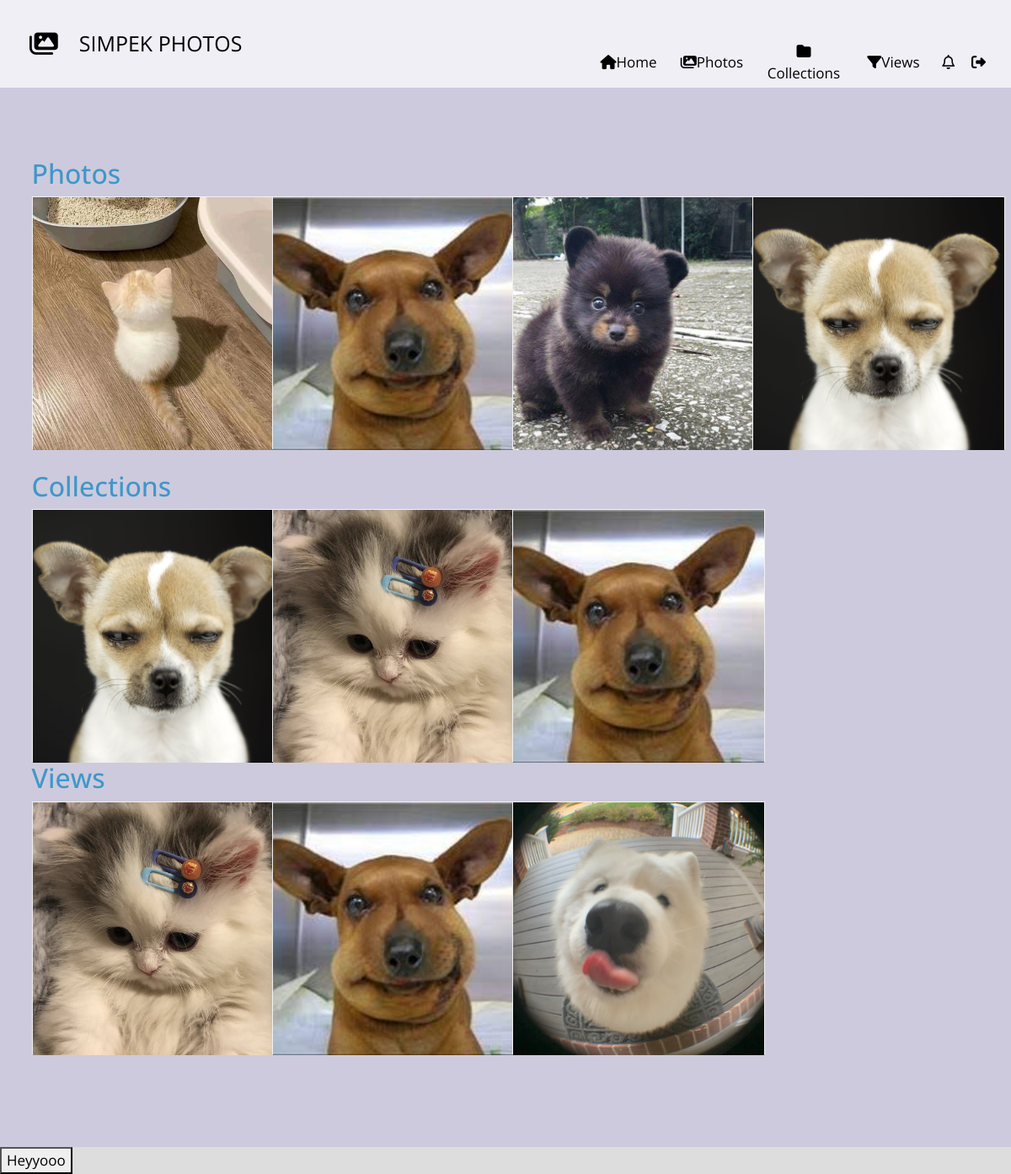
The page /shared-photo-library/ (signed in) on the database as committed earlier.
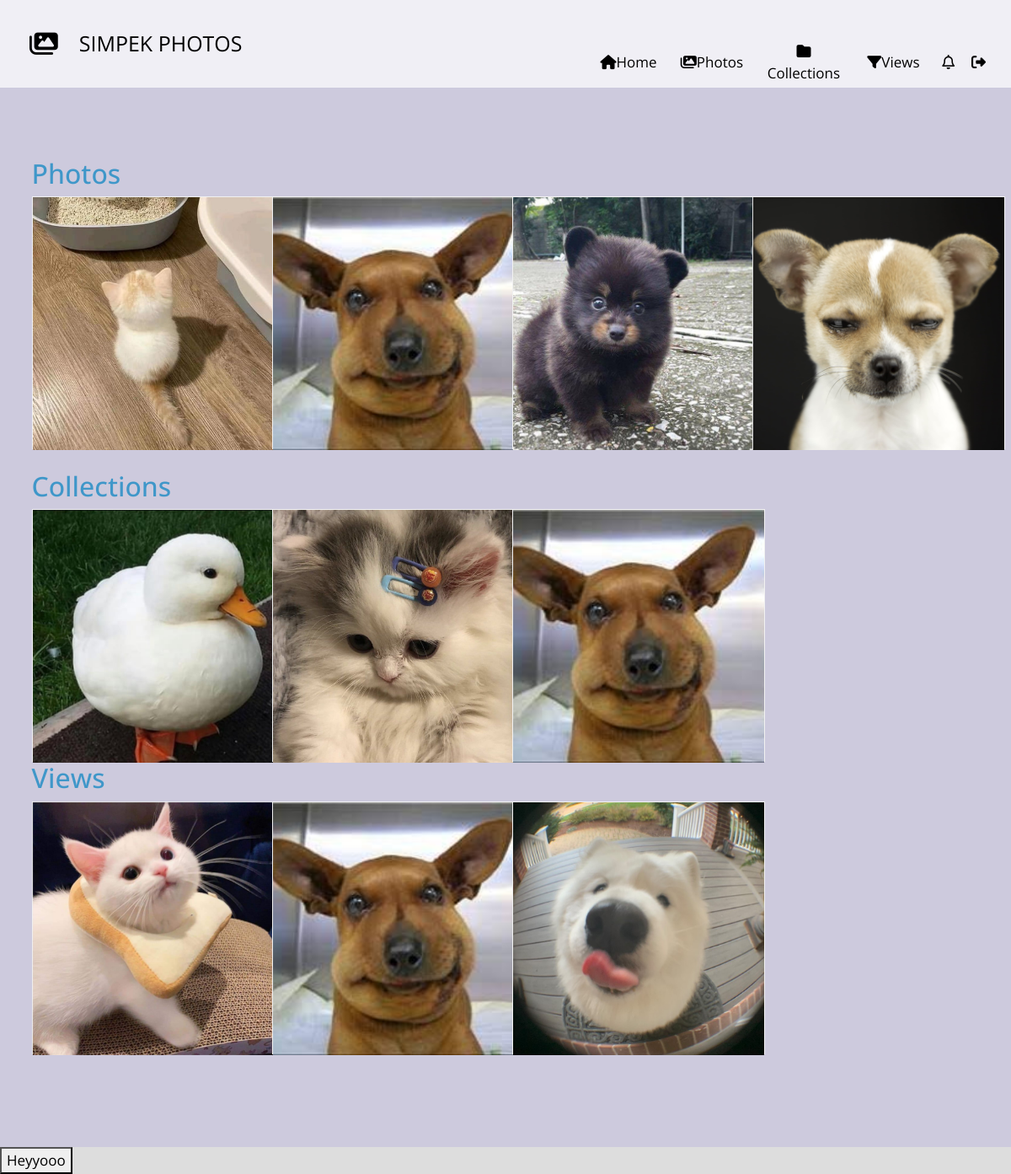
The same page on the database as committed later.
### shared_photo_library/models.py (models this page shows, shortened)
class Collection(models.Model):
    owner = models.ForeignKey(User, on_delete=models.CASCADE, related_name='col_owner')
    collection_name = models.CharField(max_length=100)
    shared_users = models.ManyToManyField(User, related_name='shared_collections')
    cover = models.ImageField(default='empty_col.jpg')
    created_date = models.DateTimeField(default=timezone.now)
    photos = models.ManyToManyField(Photo, related_name='col_photos')

class FilterView(models.Model):
    owner = models.ForeignKey(User, on_delete=models.CASCADE, related_name='view_owner')
    collection = models.ForeignKey(Collection, on_delete=models.CASCADE, related_name='attached_to')
    view_name = models.CharField(max_length=100)
    shared_users = models.ManyToManyField(User, related_name='shared_views')
    tags = models.CharField(max_length=100, null=True)
    conjunctive = models.BooleanField(default=False)
    login_required = models.BooleanField(default=True)
    location_rect = models.CharField(max_length=100, null=True)
    start_time = models.DateTimeField(null=True)
    end_time = models.DateTimeField(null=True)
    created_date = models.DateTimeField(default=timezone.now)
    photos = models.ManyToManyField(Photo, related_name='view_photos')
    cover = models.ImageField(default='empty_col.jpg')

### shared_photo_library/views.py (the view)
# urls.py: 2. Add a URL to urlpatterns:  path('', Home.as_view(), name='home')
class Home(View):
    def get(self, request):
        user = request.user
        user_authenticated = user.is_authenticated
        form = AuthenticationForm()
        cols = []
        photos = []
        views = []
        if user_authenticated:
            cols = list(Collection.objects.filter(Q(owner=user) | Q(shared_users=user)).order_by('-created_date')[:4])
            photos = list(Photo.objects.filter(added_by=user).order_by('-added_time')[:4])
            views = list(FilterView.objects.filter(Q(owner=user) | Q(shared_users=user)).order_by('-created_date')[:4])
        return render(request, 'shared_photo_library/homepage.html', {'form': form,
                                                                      'user_authenticated': user_authenticated,
                                                                      'user': user, 'photos': photos,
                                                                      'collections': cols, 'views': views})

### shared_photo_library/templates/shared_photo_library/homepage.html (shortened to what the changed rows need)
{% extends 'index.html' %}
{% load static %}
{% load crispy_forms_tags %}
{% block head %}
    <link rel="stylesheet" href="{% static 'css/my_profile.css' %}?v1.3">
{% endblock %}
{% block content %}
    <li class="selected">
        <div class="cd-full-width">
            <div class="container-fluid js-tm-page-content tm-page-pad" data-page-no="5" data-page-type="gallery">
                <br><br><br>
                <div class="container">
                    {% if user_authenticated %}
                        {% if collections %}
                            <div class="row">
                            {% for col in collections %}
                                <div class="col-md-3">
                                    <div class="flip-card">
                                  <div class="flip-card-inner">
                                    <div class="flip-card-front">
                                      <img class="cover" src="{{ col.cover.url }}" alt="Avatar" style="height:300px; width:300px;">
                                    </div>
                                    <div class="flip-card-back">
                                      <h3 style="margin-top:100px">{{ col.collection_name }}</h3>
                                      <p> created by <i>{{ col.owner.username}}</i></p>
                                      <p>{{ col.created_date }} </p>
                                    </div>
                                  </div>
                                </div>
                                </div>
                            {% endfor %}
                        </div>
                        {% endif %}
                        {% if views %}
                            <div class="row">
                            {% for view in views %}
                                <div class="col-md-3">
                                    <div class="flip-card">
                                  <div class="flip-card-inner">
                                    <div class="flip-card-front">
                                      <img class="cover" src="{{ view.cover.url }}" alt="Avatar" style="height:300px; width:300px;">
                                    </div>
                                    <div class="flip-card-back">
                                      <h3 style="margin-top:100px">{{ view.view_name }}</h3>
                                      <p> created by <i>{{ view.owner.username}}</i></p>
                                      <p>{{ view.created_date }} </p>
                                    </div>
                                  </div>
                                </div>
                                </div>
                            {% endfor %}
                        </div>
                        {% endif %}
                    {% endif %}
                </div>
            </div>
        </div>
    </li>
{% endblock %}

Rows that differ between the two databases and show on the page:
changed Collection (number 1 of 3 on the later page): cover: a different picture
changed FilterView (number 1 of 3 on the later page): cover: a different picture
